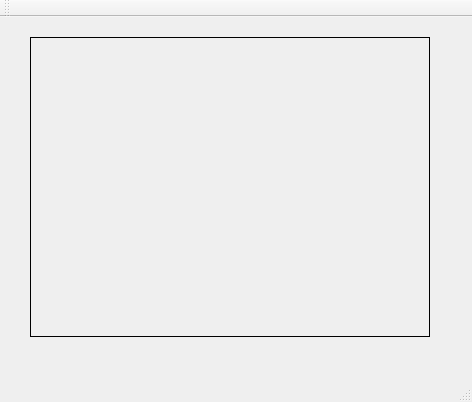
<?xml version="1.0" encoding="UTF-8"?>
<ui version="4.0">
 <class>MainWindow</class>
 <widget class="QMainWindow" name="MainWindow">
  <property name="geometry">
   <rect>
    <x>0</x>
    <y>0</y>
    <width>472</width>
    <height>402</height>
   </rect>
  </property>
  <property name="windowTitle">
   <string>MainWindow</string>
  </property>
  <widget class="QWidget" name="centralWidget">
   <widget class="QLabel" name="imageLabel">
    <property name="geometry">
     <rect>
      <x>30</x>
      <y>20</y>
      <width>400</width>
      <height>300</height>
     </rect>
    </property>
    <property name="frameShape">
     <enum>QFrame::Box</enum>
    </property>
    <property name="text">
     <string/>
    </property>
   </widget>
  </widget>
  <widget class="QMenuBar" name="menuBar">
   <property name="geometry">
    <rect>
     <x>0</x>
     <y>0</y>
     <width>472</width>
     <height>21</height>
    </rect>
   </property>
  </widget>
  <widget class="QToolBar" name="mainToolBar">
   <attribute name="toolBarArea">
    <enum>TopToolBarArea</enum>
   </attribute>
   <attribute name="toolBarBreak">
    <bool>false</bool>
   </attribute>
  </widget>
  <widget class="QStatusBar" name="statusBar"/>
 </widget>
 <layoutdefault spacing="6" margin="11"/>
 <resources/>
 <connections/>
</ui>
